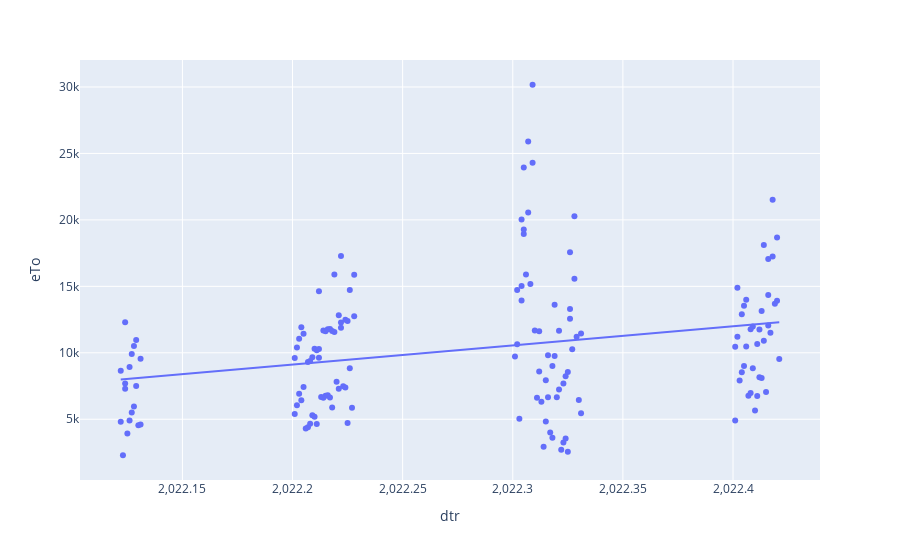

This figure's notebook cell:
### Code cell
import pandas as pd
import plotly.express as px
import plotly.express as px
import os
import pandas  
 
#Changing the current working directory

df = pandas.read_json("VendaFINALGC.json")
df = df.copy()
 
categorical_col_updated = ['qtd','Data']
#bike = pandas.get_dummies(bike, columns = categorical_col_updated) 
 
#Separating the dependent and independent data variables into two data frames.
from sklearn.model_selection import train_test_split 
  
X =df.drop(['Data'],axis=1) 
Y = df['qtd']
 
#Building the Decision Tree Model on our dataset
from sklearn.tree import DecisionTreeRegressor
X_train, X_test, Y_train, Y_test = train_test_split(df, Y, test_size=0.2,random_state=0)

print (X_test.shape, Y_test.shape)
DT_model = DecisionTreeRegressor(max_depth=5).fit(X_train,Y_train)
DT_predict = DT_model.predict(X_test) #Predictions on Testing data
print(DT_predict)
#! pip install statsmodels
df =pd.read_json("GCFINAL.json")
fig = px.scatter(df, x="dtr", y="eTo", trendline="ols")
fig.show()
df.tail()

### Figure 1 — Plotly figure (JSON) as saved in the notebook; plotly's stock layout.template omitted (floating-point values rounded to 4 significant figures; data arrays with more than 128 entries replaced by an {"elided": "..."} marker saying what was removed)
{"data": [{"hovertemplate": "dtr=%{x}<br>eTo=%{y}<extra></extra>", "legendgroup": "", "marker": {"color": "#636efa", "symbol": "circle"}, "mode": "markers", "name": "", "orientation": "v", "showlegend": false, "type": "scatter", "x": {"elided": "158 float values"}, "xaxis": "x", "y": {"elided": "158 float values"}, "yaxis": "y"}, {"hovertemplate": "<b>OLS trendline</b><br>eTo = 14423.8 * dtr + -2.91588e+07<br>R<sup>2</sup>=0.074452<br><br>dtr=%{x}<br>eTo=%{y} <b>(trend)</b><extra></extra>", "legendgroup": "", "marker": {"color": "#636efa", "symbol": "circle"}, "mode": "lines", "name": "", "showlegend": false, "type": "scatter", "x": {"elided": "158 float values"}, "xaxis": "x", "y": {"elided": "158 float values"}, "yaxis": "y"}], "layout": {"legend": {"tracegroupgap": 0}, "margin": {"t": 60}, "xaxis": {"anchor": "y", "domain": [0, 1], "title": {"text": "dtr"}}, "yaxis": {"anchor": "x", "domain": [0, 1], "title": {"text": "eTo"}}}}
